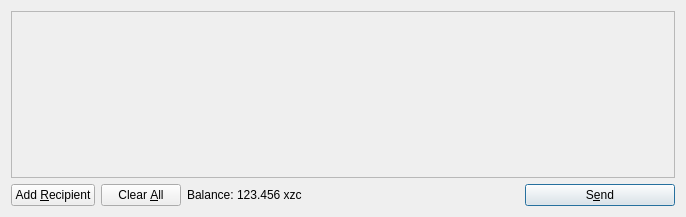
<?xml version="1.0" encoding="UTF-8"?>
<ui version="4.0">
 <class>SendCoinsDialog</class>
 <widget class="QDialog" name="SendCoinsDialog">
  <property name="geometry">
   <rect>
    <x>0</x>
    <y>0</y>
    <width>686</width>
    <height>217</height>
   </rect>
  </property>
  <property name="windowTitle">
   <string>Send Coins</string>
  </property>
  <layout class="QVBoxLayout" name="verticalLayout">
   <item>
    <widget class="QScrollArea" name="scrollArea">
     <property name="widgetResizable">
      <bool>true</bool>
     </property>
     <widget class="QWidget" name="scrollAreaWidgetContents">
      <property name="geometry">
       <rect>
        <x>0</x>
        <y>0</y>
        <width>666</width>
        <height>165</height>
       </rect>
      </property>
      <layout class="QVBoxLayout" name="verticalLayout_2">
       <property name="margin">
        <number>0</number>
       </property>
       <item>
        <layout class="QVBoxLayout" name="entries">
         <property name="spacing">
          <number>6</number>
         </property>
        </layout>
       </item>
       <item>
        <spacer name="verticalSpacer">
         <property name="orientation">
          <enum>Qt::Vertical</enum>
         </property>
         <property name="sizeHint" stdset="0">
          <size>
           <width>20</width>
           <height>40</height>
          </size>
         </property>
        </spacer>
       </item>
      </layout>
     </widget>
    </widget>
   </item>
   <item>
    <layout class="QHBoxLayout" name="horizontalLayout">
     <item>
      <widget class="QPushButton" name="addButton">
       <property name="toolTip">
        <string>Send to multiple recipients at once</string>
       </property>
       <property name="text">
        <string>Add &amp;Recipient</string>
       </property>
       <property name="icon">
        <iconset resource="../bitcoin.qrc">
         <normaloff>:/icons/add</normaloff>:/icons/add</iconset>
       </property>
       <property name="autoDefault">
        <bool>false</bool>
       </property>
      </widget>
     </item>
     <item>
      <widget class="QPushButton" name="clearButton">
       <property name="sizePolicy">
        <sizepolicy hsizetype="Minimum" vsizetype="Fixed">
         <horstretch>0</horstretch>
         <verstretch>0</verstretch>
        </sizepolicy>
       </property>
       <property name="toolTip">
        <string>Remove all transaction fields</string>
       </property>
       <property name="text">
        <string>Clear &amp;All</string>
       </property>
       <property name="icon">
        <iconset resource="../bitcoin.qrc">
         <normaloff>:/icons/remove</normaloff>:/icons/remove</iconset>
       </property>
       <property name="autoRepeatDelay">
        <number>300</number>
       </property>
       <property name="autoDefault">
        <bool>false</bool>
       </property>
      </widget>
     </item>
     <item>
      <layout class="QHBoxLayout" name="horizontalLayout_2">
       <property name="spacing">
        <number>3</number>
       </property>
       <item>
        <widget class="QLabel" name="label">
         <property name="text">
          <string>Balance:</string>
         </property>
        </widget>
       </item>
       <item>
        <widget class="QLabel" name="labelBalance">
         <property name="cursor">
          <cursorShape>IBeamCursor</cursorShape>
         </property>
         <property name="text">
          <string>123.456 xzc</string>
         </property>
         <property name="textInteractionFlags">
          <set>Qt::LinksAccessibleByMouse|Qt::TextSelectableByKeyboard|Qt::TextSelectableByMouse</set>
         </property>
        </widget>
       </item>
      </layout>
     </item>
     <item>
      <spacer name="horizontalSpacer">
       <property name="orientation">
        <enum>Qt::Horizontal</enum>
       </property>
       <property name="sizeHint" stdset="0">
        <size>
         <width>40</width>
         <height>20</height>
        </size>
       </property>
      </spacer>
     </item>
     <item>
      <widget class="QPushButton" name="sendButton">
       <property name="minimumSize">
        <size>
         <width>150</width>
         <height>0</height>
        </size>
       </property>
       <property name="toolTip">
        <string>Confirm the send action</string>
       </property>
       <property name="text">
        <string>S&amp;end</string>
       </property>
       <property name="icon">
        <iconset resource="../bitcoin.qrc">
         <normaloff>:/icons/send</normaloff>:/icons/send</iconset>
       </property>
       <property name="default">
        <bool>true</bool>
       </property>
      </widget>
     </item>
    </layout>
   </item>
  </layout>
 </widget>
 <resources>
  <include location="../bitcoin.qrc"/>
 </resources>
 <connections/>
</ui>
